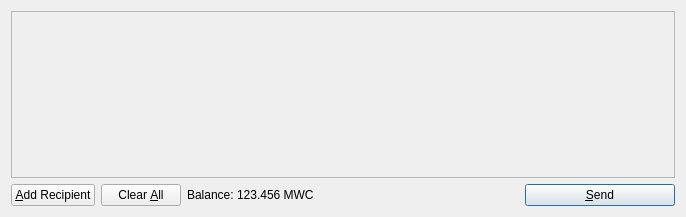
<?xml version="1.0" encoding="UTF-8"?>
<ui version="4.0">
 <class>SendCoinsDialog</class>
 <widget class="QDialog" name="SendCoinsDialog">
  <property name="geometry">
   <rect>
    <x>0</x>
    <y>0</y>
    <width>686</width>
    <height>217</height>
   </rect>
  </property>
  <property name="windowTitle">
   <string>Send Coins</string>
  </property>
  <layout class="QVBoxLayout" name="verticalLayout">
   <item>
    <widget class="QScrollArea" name="scrollArea">
     <property name="widgetResizable">
      <bool>true</bool>
     </property>
     <widget class="QWidget" name="scrollAreaWidgetContents">
      <property name="geometry">
       <rect>
        <x>0</x>
        <y>0</y>
        <width>666</width>
        <height>165</height>
       </rect>
      </property>
      <layout class="QVBoxLayout" name="verticalLayout_2">
       <property name="margin">
        <number>0</number>
       </property>
       <item>
        <layout class="QVBoxLayout" name="entries">
         <property name="spacing">
          <number>6</number>
         </property>
        </layout>
       </item>
       <item>
        <spacer name="verticalSpacer">
         <property name="orientation">
          <enum>Qt::Vertical</enum>
         </property>
         <property name="sizeHint" stdset="0">
          <size>
           <width>20</width>
           <height>40</height>
          </size>
         </property>
        </spacer>
       </item>
      </layout>
     </widget>
    </widget>
   </item>
   <item>
    <layout class="QHBoxLayout" name="horizontalLayout">
     <item>
      <widget class="QPushButton" name="addButton">
       <property name="toolTip">
        <string>Send to multiple recipients at once</string>
       </property>
       <property name="text">
        <string>&amp;Add Recipient</string>
       </property>
       <property name="icon">
        <iconset resource="../bitcoin.qrc">
         <normaloff>:/icons/add</normaloff>:/icons/add</iconset>
       </property>
       <property name="autoDefault">
        <bool>false</bool>
       </property>
      </widget>
     </item>
     <item>
      <widget class="QPushButton" name="clearButton">
       <property name="sizePolicy">
        <sizepolicy hsizetype="Minimum" vsizetype="Fixed">
         <horstretch>0</horstretch>
         <verstretch>0</verstretch>
        </sizepolicy>
       </property>
       <property name="toolTip">
        <string>Remove all transaction fields</string>
       </property>
       <property name="text">
        <string>Clear &amp;All</string>
       </property>
       <property name="icon">
        <iconset resource="../bitcoin.qrc">
         <normaloff>:/icons/remove</normaloff>:/icons/remove</iconset>
       </property>
       <property name="autoRepeatDelay">
        <number>300</number>
       </property>
       <property name="autoDefault">
        <bool>false</bool>
       </property>
      </widget>
     </item>
     <item>
      <layout class="QHBoxLayout" name="horizontalLayout_2">
       <property name="spacing">
        <number>3</number>
       </property>
       <item>
        <widget class="QLabel" name="label">
         <property name="text">
          <string>Balance:</string>
         </property>
        </widget>
       </item>
       <item>
        <widget class="QLabel" name="labelBalance">
         <property name="cursor">
          <cursorShape>IBeamCursor</cursorShape>
         </property>
         <property name="text">
          <string>123.456 MWC</string>
         </property>
         <property name="textInteractionFlags">
          <set>Qt::LinksAccessibleByMouse|Qt::TextSelectableByKeyboard|Qt::TextSelectableByMouse</set>
         </property>
        </widget>
       </item>
      </layout>
     </item>
     <item>
      <spacer name="horizontalSpacer">
       <property name="orientation">
        <enum>Qt::Horizontal</enum>
       </property>
       <property name="sizeHint" stdset="0">
        <size>
         <width>40</width>
         <height>20</height>
        </size>
       </property>
      </spacer>
     </item>
     <item>
      <widget class="QPushButton" name="sendButton">
       <property name="minimumSize">
        <size>
         <width>150</width>
         <height>0</height>
        </size>
       </property>
       <property name="toolTip">
        <string>Confirm the send action</string>
       </property>
       <property name="text">
        <string>&amp;Send</string>
       </property>
       <property name="icon">
        <iconset resource="../bitcoin.qrc">
         <normaloff>:/icons/send</normaloff>:/icons/send</iconset>
       </property>
       <property name="default">
        <bool>true</bool>
       </property>
      </widget>
     </item>
    </layout>
   </item>
  </layout>
 </widget>
 <resources>
  <include location="../bitcoin.qrc"/>
 </resources>
 <connections/>
</ui>
